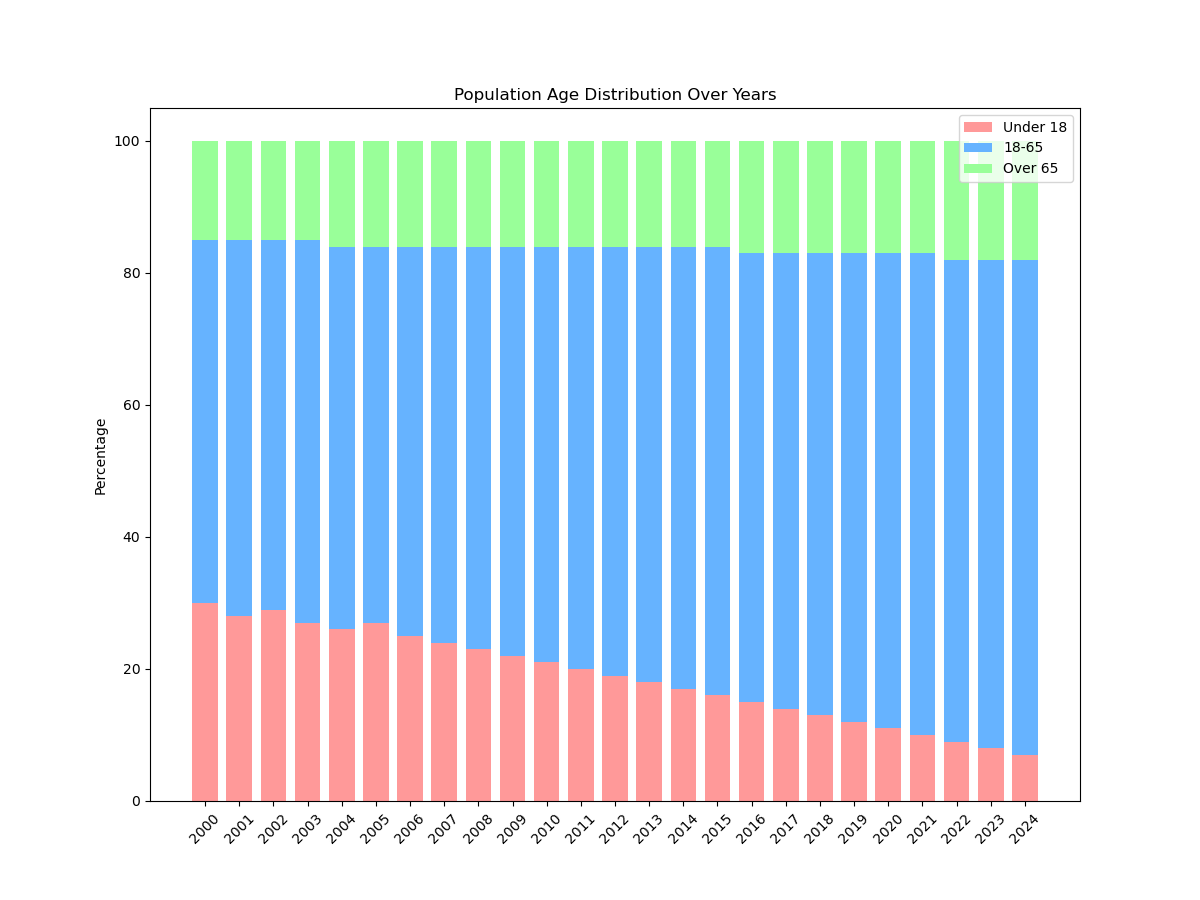

This figure's Python source:

import matplotlib.pyplot as plt
import numpy as np

data = {
    'Category': ['2000', '2001', '2002', '2003', '2004', '2005', '2006', '2007', '2008', '2009', 
                 '2010', '2011', '2012', '2013', '2014', '2015', '2016', '2017', '2018', '2019', 
                 '2020', '2021', '2022', '2023', '2024'],
    'Under 18': [30, 28, 29, 27, 26, 27, 25, 24, 23, 22, 21, 20, 19, 18, 17, 16, 15, 14, 13, 12, 11, 10, 9, 8, 7],
    '18-65': [55, 57, 56, 58, 58, 57, 59, 60, 61, 62, 63, 64, 65, 66, 67, 68, 68, 69, 70, 71, 72, 73, 73, 74, 75],
    'Over 65': [15, 15, 15, 15, 16, 16, 16, 16, 16, 16, 16, 16, 16, 16, 16, 16, 17, 17, 17, 17, 17, 17, 18, 18, 18]
}

categories = data['Category']
under_18_values = data['Under 18']
adult_values = data['18-65']
senior_values = data['Over 65']

ind = np.arange(len(categories))  # the x locations for the groups
width = 0.75  # the width of the bars

fig, ax = plt.subplots(figsize=(12, 9))

p1 = ax.bar(ind, under_18_values, width, color='#ff9999')
p2 = ax.bar(ind, adult_values, width, bottom=under_18_values, color='#66b3ff')
p3 = ax.bar(ind, senior_values, width, bottom=np.array(under_18_values) + np.array(adult_values), color='#99ff99')

ax.set_ylabel('Percentage')
ax.set_title('Population Age Distribution Over Years')
ax.set_xticks(ind)
ax.set_xticklabels(categories, rotation=45)
ax.legend((p1[0], p2[0], p3[0]), ('Under 18', '18-65', 'Over 65'))

plt.show()
